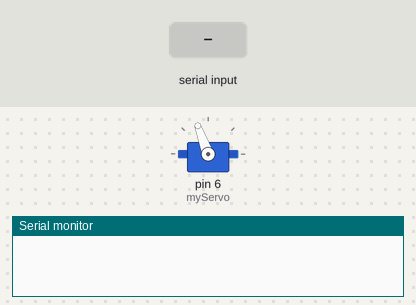
A sketch run on a simulated Arduino Uno, built with avr-gcc and run on an emulated ATmega328P. Parts: servo, the last lines printed to the serial monitor. The test bench sets the inputs (shaded band).

Above: at 1.2 s.
1.3 s: "90,45\n" received over Serial
At 2.0 s:
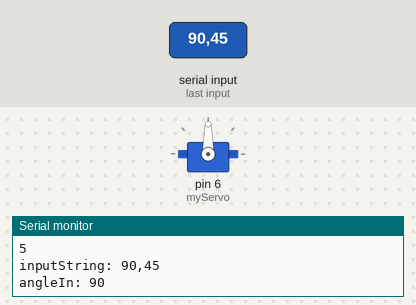
2.8 s: "5\n" received over Serial
At 4.0 s:
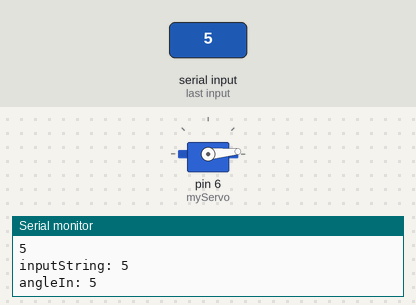
4.3 s: "30,150\n" received over Serial
At 5.5 s:
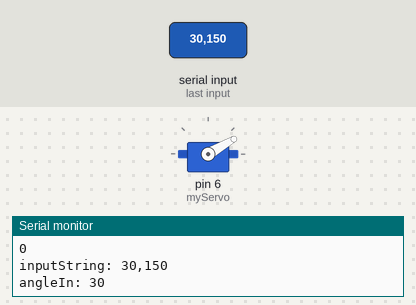
5.8 s: "200\n" received over Serial
At 6.6 s:
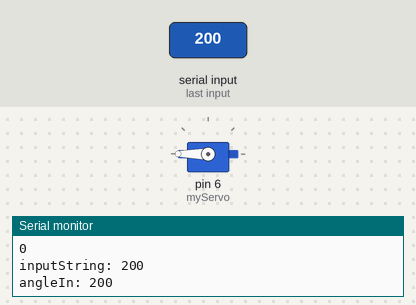
7.3 s: "90\n" received over Serial
At 7.7 s:
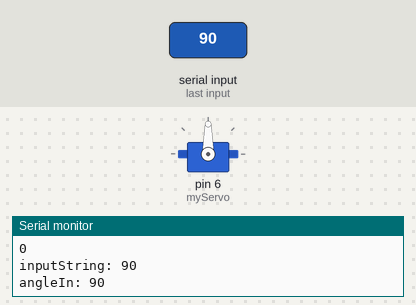
Timing chart, 0 to 9.8 s (numbered marks = the images above; inputs shaded):
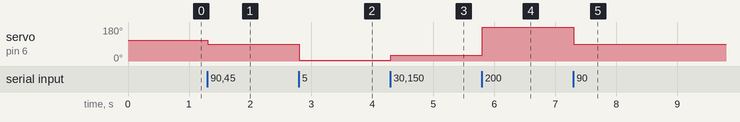

Measured:
- after the input at 1.3 s, servo on pin 6 (myServo): 110° → 90° at once
- after the input at 2.8 s, servo on pin 6 (myServo): 90° → 5° at once
- after the input at 4.3 s, servo on pin 6 (myServo): 5° → 30° at once
- after the input at 5.8 s, servo on pin 6 (myServo): 30° → 180° at once
- after the input at 7.3 s, servo on pin 6 (myServo): 180° → 90° at once

The sketch:

Servo_serialEvent.ino
```cpp
/*
 * Written by: An Nguyen
 * Date: 12/05/2020
 */
#include <Servo.h>

Servo myServo;
int angle0 = 110;

String inputString = "";         // a String to hold incoming data
bool stringComplete = false;  // whether the string is complete

String getInputSerMon();

void setup() {
  // initialize serial:
  Serial.begin(9600);
  myServo.attach(6);
  myServo.write(angle0);

  // reserve 200 bytes for the inputString:
  inputString.reserve(200);
}

void loop() {
  // print the string when a newline arrives:


  String numberStr = getInputSerMon();
  if (numberStr != ""){ //only update if there is input from Serial Monitor

    //start of servo code
    int angleIn = numberStr.toInt();
    Serial.print("angleIn: "); Serial.println(angleIn);
    myServo.write(angleIn);
    //end of servo code

  }


}

/*
  SerialEvent occurs whenever a new data comes in the hardware serial RX. This
  routine is run between each time loop() runs, so using delay inside loop can
  delay response. Multiple bytes of data may be available.
*/
void serialEvent() {
  while (Serial.available()) {
    // get the new byte:
    char inChar = (char)Serial.read();
    Serial.println(inChar);
    // add it to the inputString:
    inputString += inChar;
    // if the incoming character is a newline, set a flag so the main loop can
    // do something about it:
    if (inChar == '\n') {
      stringComplete = true;
    }
  }
}

String getInputSerMon(){ // return input string
  String stringReturn = "";
  if (stringComplete) {
    stringReturn = inputString;
    Serial.print("\n"); Serial.print("inputString: "); Serial.println(inputString);
  // clear the string:
  inputString = "";
  stringComplete = false;
  }
  return stringReturn;
}
```
